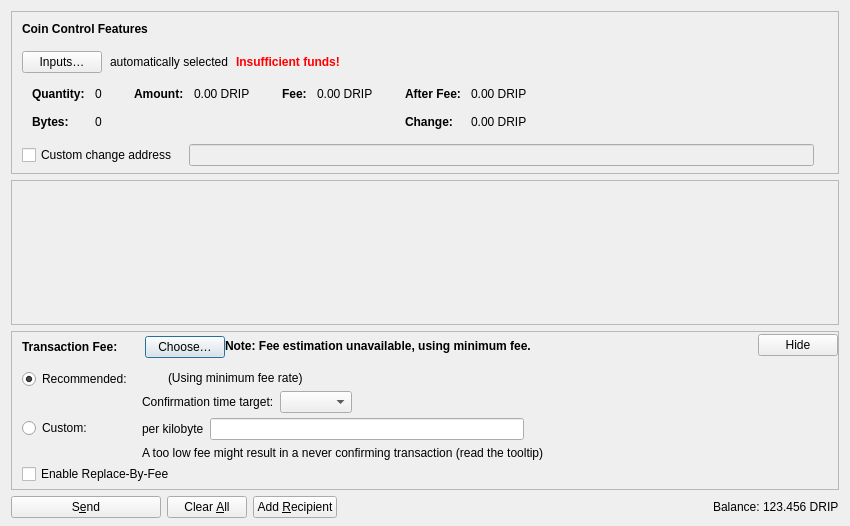
<?xml version="1.0" encoding="UTF-8"?>
<ui version="4.0">
 <class>SendCoinsDialog</class>
 <widget class="QDialog" name="SendCoinsDialog">
  <property name="geometry">
   <rect>
    <x>0</x>
    <y>0</y>
    <width>850</width>
    <height>526</height>
   </rect>
  </property>
  <property name="windowTitle">
   <string>Send Coins</string>
  </property>
  <layout class="QVBoxLayout" name="verticalLayout" stretch="0,1,0,0">
   <property name="bottomMargin">
    <number>8</number>
   </property>
   <item>
    <widget class="QFrame" name="frameCoinControl">
     <property name="sizePolicy">
      <sizepolicy hsizetype="Expanding" vsizetype="Expanding">
       <horstretch>0</horstretch>
       <verstretch>0</verstretch>
      </sizepolicy>
     </property>
     <property name="maximumSize">
      <size>
       <width>16777215</width>
       <height>16777215</height>
      </size>
     </property>
     <property name="frameShape">
      <enum>QFrame::StyledPanel</enum>
     </property>
     <property name="frameShadow">
      <enum>QFrame::Sunken</enum>
     </property>
     <layout class="QVBoxLayout" name="verticalLayoutCoinControl2">
      <property name="spacing">
       <number>0</number>
      </property>
      <property name="leftMargin">
       <number>0</number>
      </property>
      <property name="topMargin">
       <number>0</number>
      </property>
      <property name="rightMargin">
       <number>0</number>
      </property>
      <property name="bottomMargin">
       <number>6</number>
      </property>
      <item>
       <layout class="QVBoxLayout" name="verticalLayoutCoinControl" stretch="0,0,0,0,1">
        <property name="spacing">
         <number>0</number>
        </property>
        <property name="leftMargin">
         <number>10</number>
        </property>
        <property name="topMargin">
         <number>10</number>
        </property>
        <item>
         <layout class="QHBoxLayout" name="horizontalLayoutCoinControl1">
          <property name="bottomMargin">
           <number>15</number>
          </property>
          <item>
           <widget class="QLabel" name="labelCoinControlFeatures">
            <property name="sizePolicy">
             <sizepolicy hsizetype="Preferred" vsizetype="Maximum">
              <horstretch>0</horstretch>
              <verstretch>0</verstretch>
             </sizepolicy>
            </property>
            <property name="font">
             <font>
              <weight>75</weight>
              <bold>true</bold>
             </font>
            </property>
            <property name="styleSheet">
             <string notr="true">font-weight:bold;</string>
            </property>
            <property name="text">
             <string>Coin Control Features</string>
            </property>
           </widget>
          </item>
         </layout>
        </item>
        <item>
         <layout class="QHBoxLayout" name="horizontalLayoutCoinControl2" stretch="0,0,0,0">
          <property name="spacing">
           <number>8</number>
          </property>
          <property name="bottomMargin">
           <number>10</number>
          </property>
          <item>
           <widget class="QPushButton" name="pushButtonCoinControl">
            <property name="styleSheet">
             <string notr="true"/>
            </property>
            <property name="text">
             <string>Inputs…</string>
            </property>
            <property name="autoDefault">
             <bool>false</bool>
            </property>
           </widget>
          </item>
          <item>
           <widget class="QLabel" name="labelCoinControlAutomaticallySelected">
            <property name="text">
             <string>automatically selected</string>
            </property>
            <property name="margin">
             <number>5</number>
            </property>
           </widget>
          </item>
          <item>
           <widget class="QLabel" name="labelCoinControlInsuffFunds">
            <property name="font">
             <font>
              <weight>75</weight>
              <bold>true</bold>
             </font>
            </property>
            <property name="styleSheet">
             <string notr="true">color:red;font-weight:bold;</string>
            </property>
            <property name="text">
             <string>Insufficient funds!</string>
            </property>
            <property name="margin">
             <number>5</number>
            </property>
           </widget>
          </item>
          <item>
           <spacer name="horizontalSpacerCoinControl">
            <property name="orientation">
             <enum>Qt::Horizontal</enum>
            </property>
            <property name="sizeHint" stdset="0">
             <size>
              <width>40</width>
              <height>1</height>
             </size>
            </property>
           </spacer>
          </item>
         </layout>
        </item>
        <item>
         <widget class="QWidget" name="widgetCoinControl" native="true">
          <property name="sizePolicy">
           <sizepolicy hsizetype="Preferred" vsizetype="Preferred">
            <horstretch>0</horstretch>
            <verstretch>0</verstretch>
           </sizepolicy>
          </property>
          <property name="minimumSize">
           <size>
            <width>0</width>
            <height>0</height>
           </size>
          </property>
          <property name="styleSheet">
           <string notr="true"/>
          </property>
          <layout class="QHBoxLayout" name="horizontalLayoutCoinControl5">
           <property name="leftMargin">
            <number>0</number>
           </property>
           <property name="topMargin">
            <number>0</number>
           </property>
           <property name="rightMargin">
            <number>0</number>
           </property>
           <property name="bottomMargin">
            <number>0</number>
           </property>
           <item>
            <layout class="QHBoxLayout" name="horizontalLayoutCoinControl3" stretch="0,0,0,1">
             <property name="spacing">
              <number>20</number>
             </property>
             <property name="topMargin">
              <number>0</number>
             </property>
             <property name="bottomMargin">
              <number>10</number>
             </property>
             <item>
              <layout class="QFormLayout" name="formLayoutCoinControl1">
               <property name="labelAlignment">
                <set>Qt::AlignLeft|Qt::AlignVCenter</set>
               </property>
               <property name="horizontalSpacing">
                <number>10</number>
               </property>
               <property name="verticalSpacing">
                <number>14</number>
               </property>
               <property name="leftMargin">
                <number>10</number>
               </property>
               <property name="topMargin">
                <number>4</number>
               </property>
               <property name="rightMargin">
                <number>6</number>
               </property>
               <item row="0" column="0">
                <widget class="QLabel" name="labelCoinControlQuantityText">
                 <property name="font">
                  <font>
                   <weight>75</weight>
                   <bold>true</bold>
                  </font>
                 </property>
                 <property name="text">
                  <string>Quantity:</string>
                 </property>
                 <property name="margin">
                  <number>0</number>
                 </property>
                </widget>
               </item>
               <item row="0" column="1">
                <widget class="QLabel" name="labelCoinControlQuantity">
                 <property name="cursor">
                  <cursorShape>IBeamCursor</cursorShape>
                 </property>
                 <property name="contextMenuPolicy">
                  <enum>Qt::ActionsContextMenu</enum>
                 </property>
                 <property name="text">
                  <string notr="true">0</string>
                 </property>
                 <property name="margin">
                  <number>0</number>
                 </property>
                 <property name="textInteractionFlags">
                  <set>Qt::LinksAccessibleByMouse|Qt::TextSelectableByKeyboard|Qt::TextSelectableByMouse</set>
                 </property>
                </widget>
               </item>
               <item row="1" column="0">
                <widget class="QLabel" name="labelCoinControlBytesText">
                 <property name="font">
                  <font>
                   <weight>75</weight>
                   <bold>true</bold>
                  </font>
                 </property>
                 <property name="text">
                  <string>Bytes:</string>
                 </property>
                </widget>
               </item>
               <item row="1" column="1">
                <widget class="QLabel" name="labelCoinControlBytes">
                 <property name="cursor">
                  <cursorShape>IBeamCursor</cursorShape>
                 </property>
                 <property name="contextMenuPolicy">
                  <enum>Qt::ActionsContextMenu</enum>
                 </property>
                 <property name="text">
                  <string notr="true">0</string>
                 </property>
                 <property name="textInteractionFlags">
                  <set>Qt::LinksAccessibleByMouse|Qt::TextSelectableByKeyboard|Qt::TextSelectableByMouse</set>
                 </property>
                </widget>
               </item>
              </layout>
             </item>
             <item>
              <layout class="QFormLayout" name="formLayoutCoinControl2">
               <property name="horizontalSpacing">
                <number>10</number>
               </property>
               <property name="verticalSpacing">
                <number>14</number>
               </property>
               <property name="leftMargin">
                <number>6</number>
               </property>
               <property name="topMargin">
                <number>4</number>
               </property>
               <property name="rightMargin">
                <number>6</number>
               </property>
               <item row="0" column="0">
                <widget class="QLabel" name="labelCoinControlAmountText">
                 <property name="font">
                  <font>
                   <weight>75</weight>
                   <bold>true</bold>
                  </font>
                 </property>
                 <property name="text">
                  <string>Amount:</string>
                 </property>
                 <property name="margin">
                  <number>0</number>
                 </property>
                </widget>
               </item>
               <item row="0" column="1">
                <widget class="QLabel" name="labelCoinControlAmount">
                 <property name="cursor">
                  <cursorShape>IBeamCursor</cursorShape>
                 </property>
                 <property name="contextMenuPolicy">
                  <enum>Qt::ActionsContextMenu</enum>
                 </property>
                 <property name="text">
                  <string notr="true">0.00 DRIP</string>
                 </property>
                 <property name="textInteractionFlags">
                  <set>Qt::LinksAccessibleByMouse|Qt::TextSelectableByKeyboard|Qt::TextSelectableByMouse</set>
                 </property>
                </widget>
               </item>
              </layout>
             </item>
             <item>
              <layout class="QFormLayout" name="formLayoutCoinControl3">
               <property name="horizontalSpacing">
                <number>10</number>
               </property>
               <property name="verticalSpacing">
                <number>14</number>
               </property>
               <property name="leftMargin">
                <number>6</number>
               </property>
               <property name="topMargin">
                <number>4</number>
               </property>
               <property name="rightMargin">
                <number>6</number>
               </property>
               <item row="0" column="0">
                <widget class="QLabel" name="labelCoinControlFeeText">
                 <property name="font">
                  <font>
                   <weight>75</weight>
                   <bold>true</bold>
                  </font>
                 </property>
                 <property name="text">
                  <string>Fee:</string>
                 </property>
                 <property name="margin">
                  <number>0</number>
                 </property>
                </widget>
               </item>
               <item row="0" column="1">
                <widget class="QLabel" name="labelCoinControlFee">
                 <property name="cursor">
                  <cursorShape>IBeamCursor</cursorShape>
                 </property>
                 <property name="contextMenuPolicy">
                  <enum>Qt::ActionsContextMenu</enum>
                 </property>
                 <property name="text">
                  <string notr="true">0.00 DRIP</string>
                 </property>
                 <property name="textInteractionFlags">
                  <set>Qt::LinksAccessibleByMouse|Qt::TextSelectableByKeyboard|Qt::TextSelectableByMouse</set>
                 </property>
                </widget>
               </item>
              </layout>
             </item>
             <item>
              <layout class="QFormLayout" name="formLayoutCoinControl4">
               <property name="labelAlignment">
                <set>Qt::AlignLeft|Qt::AlignVCenter</set>
               </property>
               <property name="horizontalSpacing">
                <number>10</number>
               </property>
               <property name="verticalSpacing">
                <number>14</number>
               </property>
               <property name="leftMargin">
                <number>6</number>
               </property>
               <property name="topMargin">
                <number>4</number>
               </property>
               <property name="rightMargin">
                <number>6</number>
               </property>
               <item row="0" column="0">
                <widget class="QLabel" name="labelCoinControlAfterFeeText">
                 <property name="font">
                  <font>
                   <weight>75</weight>
                   <bold>true</bold>
                  </font>
                 </property>
                 <property name="text">
                  <string>After Fee:</string>
                 </property>
                 <property name="margin">
                  <number>0</number>
                 </property>
                </widget>
               </item>
               <item row="0" column="1">
                <widget class="QLabel" name="labelCoinControlAfterFee">
                 <property name="cursor">
                  <cursorShape>IBeamCursor</cursorShape>
                 </property>
                 <property name="contextMenuPolicy">
                  <enum>Qt::ActionsContextMenu</enum>
                 </property>
                 <property name="text">
                  <string notr="true">0.00 DRIP</string>
                 </property>
                 <property name="textInteractionFlags">
                  <set>Qt::LinksAccessibleByMouse|Qt::TextSelectableByKeyboard|Qt::TextSelectableByMouse</set>
                 </property>
                </widget>
               </item>
               <item row="1" column="0">
                <widget class="QLabel" name="labelCoinControlChangeText">
                 <property name="font">
                  <font>
                   <weight>75</weight>
                   <bold>true</bold>
                  </font>
                 </property>
                 <property name="text">
                  <string>Change:</string>
                 </property>
                </widget>
               </item>
               <item row="1" column="1">
                <widget class="QLabel" name="labelCoinControlChange">
                 <property name="cursor">
                  <cursorShape>IBeamCursor</cursorShape>
                 </property>
                 <property name="contextMenuPolicy">
                  <enum>Qt::ActionsContextMenu</enum>
                 </property>
                 <property name="text">
                  <string notr="true">0.00 DRIP</string>
                 </property>
                 <property name="textInteractionFlags">
                  <set>Qt::LinksAccessibleByMouse|Qt::TextSelectableByKeyboard|Qt::TextSelectableByMouse</set>
                 </property>
                </widget>
               </item>
              </layout>
             </item>
            </layout>
           </item>
          </layout>
         </widget>
        </item>
        <item>
         <layout class="QHBoxLayout" name="horizontalLayoutCoinControl4" stretch="0,0,0">
          <property name="spacing">
           <number>12</number>
          </property>
          <property name="sizeConstraint">
           <enum>QLayout::SetDefaultConstraint</enum>
          </property>
          <property name="topMargin">
           <number>5</number>
          </property>
          <property name="rightMargin">
           <number>5</number>
          </property>
          <item>
           <widget class="QCheckBox" name="checkBoxCoinControlChange">
            <property name="toolTip">
             <string>If this is activated, but the change address is empty or invalid, change will be sent to a newly generated address.</string>
            </property>
            <property name="text">
             <string>Custom change address</string>
            </property>
           </widget>
          </item>
          <item>
           <widget class="QValidatedLineEdit" name="lineEditCoinControlChange">
            <property name="enabled">
             <bool>false</bool>
            </property>
            <property name="sizePolicy">
             <sizepolicy hsizetype="Expanding" vsizetype="Fixed">
              <horstretch>0</horstretch>
              <verstretch>0</verstretch>
             </sizepolicy>
            </property>
           </widget>
          </item>
          <item>
           <widget class="QLabel" name="labelCoinControlChangeLabel">
            <property name="sizePolicy">
             <sizepolicy hsizetype="Preferred" vsizetype="Expanding">
              <horstretch>0</horstretch>
              <verstretch>0</verstretch>
             </sizepolicy>
            </property>
            <property name="minimumSize">
             <size>
              <width>0</width>
              <height>0</height>
             </size>
            </property>
            <property name="text">
             <string/>
            </property>
            <property name="margin">
             <number>3</number>
            </property>
           </widget>
          </item>
         </layout>
        </item>
        <item>
         <spacer name="verticalSpacerCoinControl">
          <property name="orientation">
           <enum>Qt::Vertical</enum>
          </property>
          <property name="sizeHint" stdset="0">
           <size>
            <width>800</width>
            <height>1</height>
           </size>
          </property>
         </spacer>
        </item>
       </layout>
      </item>
     </layout>
    </widget>
   </item>
   <item>
    <widget class="QScrollArea" name="scrollArea">
     <property name="widgetResizable">
      <bool>true</bool>
     </property>
     <widget class="QWidget" name="scrollAreaWidgetContents">
      <property name="geometry">
       <rect>
        <x>0</x>
        <y>0</y>
        <width>830</width>
        <height>104</height>
       </rect>
      </property>
      <layout class="QVBoxLayout" name="verticalLayout_2" stretch="0,1">
       <property name="leftMargin">
        <number>0</number>
       </property>
       <property name="topMargin">
        <number>0</number>
       </property>
       <property name="rightMargin">
        <number>0</number>
       </property>
       <property name="bottomMargin">
        <number>0</number>
       </property>
       <item>
        <layout class="QVBoxLayout" name="entries">
         <property name="spacing">
          <number>6</number>
         </property>
        </layout>
       </item>
       <item>
        <spacer name="verticalSpacer">
         <property name="orientation">
          <enum>Qt::Vertical</enum>
         </property>
         <property name="sizeHint" stdset="0">
          <size>
           <width>20</width>
           <height>40</height>
          </size>
         </property>
        </spacer>
       </item>
      </layout>
     </widget>
    </widget>
   </item>
   <item>
    <widget class="QFrame" name="frameFee">
     <property name="sizePolicy">
      <sizepolicy hsizetype="Expanding" vsizetype="Expanding">
       <horstretch>0</horstretch>
       <verstretch>0</verstretch>
      </sizepolicy>
     </property>
     <property name="maximumSize">
      <size>
       <width>16777215</width>
       <height>16777215</height>
      </size>
     </property>
     <property name="frameShape">
      <enum>QFrame::StyledPanel</enum>
     </property>
     <property name="frameShadow">
      <enum>QFrame::Sunken</enum>
     </property>
     <layout class="QVBoxLayout" name="verticalLayoutFee1">
      <property name="spacing">
       <number>0</number>
      </property>
      <property name="leftMargin">
       <number>0</number>
      </property>
      <property name="topMargin">
       <number>0</number>
      </property>
      <property name="rightMargin">
       <number>0</number>
      </property>
      <property name="bottomMargin">
       <number>0</number>
      </property>
      <item>
       <layout class="QVBoxLayout" name="verticalLayoutFee2" stretch="0,0,0">
        <property name="spacing">
         <number>0</number>
        </property>
        <property name="leftMargin">
         <number>10</number>
        </property>
        <property name="topMargin">
         <number>0</number>
        </property>
        <item>
         <layout class="QHBoxLayout" name="horizontalLayoutFee1">
          <property name="bottomMargin">
           <number>0</number>
          </property>
          <item>
           <layout class="QVBoxLayout" name="verticalLayoutFee7">
            <property name="spacing">
             <number>0</number>
            </property>
            <item>
             <spacer name="verticalSpacerSmartFee">
              <property name="orientation">
               <enum>Qt::Vertical</enum>
              </property>
              <property name="sizeType">
               <enum>QSizePolicy::Fixed</enum>
              </property>
              <property name="sizeHint" stdset="0">
               <size>
                <width>1</width>
                <height>4</height>
               </size>
              </property>
             </spacer>
            </item>
            <item>
             <layout class="QHBoxLayout" name="horizontalLayoutSmartFee">
              <property name="spacing">
               <number>10</number>
              </property>
              <item>
               <widget class="QLabel" name="labelFeeHeadline">
                <property name="sizePolicy">
                 <sizepolicy hsizetype="Preferred" vsizetype="Maximum">
                  <horstretch>0</horstretch>
                  <verstretch>0</verstretch>
                 </sizepolicy>
                </property>
                <property name="font">
                 <font>
                  <weight>75</weight>
                  <bold>true</bold>
                 </font>
                </property>
                <property name="styleSheet">
                 <string notr="true">font-weight:bold;</string>
                </property>
                <property name="text">
                 <string>Transaction Fee:</string>
                </property>
               </widget>
              </item>
              <item>
               <widget class="QLabel" name="labelFeeMinimized">
                <property name="text">
                 <string/>
                </property>
               </widget>
              </item>
              <item>
               <widget class="QPushButton" name="buttonChooseFee">
                <property name="text">
                 <string>Choose…</string>
                </property>
               </widget>
              </item>
             </layout>
            </item>
            <item>
             <spacer name="verticalSpacer_5">
              <property name="orientation">
               <enum>Qt::Vertical</enum>
              </property>
              <property name="sizeHint" stdset="0">
               <size>
                <width>1</width>
                <height>1</height>
               </size>
              </property>
             </spacer>
            </item>
           </layout>
          </item>
          <item>
           <widget class="QLabel" name="fallbackFeeWarningLabel">
            <property name="toolTip">
             <string>Fee estimation requires transaction history data. You can set a custom fee or wait until the wallet has synced more blocks.</string>
            </property>
            <property name="font">
            <font>
                <weight>75</weight>
                <bold>true</bold>
            </font>
            </property>
            <property name="text">
             <string>Note: Fee estimation unavailable, using minimum fee.</string>
            </property>
            <property name="wordWrap">
             <bool>false</bool>
            </property>
           </widget>
          </item>
          <item>
           <spacer name="horizontalSpacer_4">
            <property name="orientation">
             <enum>Qt::Horizontal</enum>
            </property>
            <property name="sizeType">
             <enum>QSizePolicy::MinimumExpanding</enum>
            </property>
            <property name="sizeHint" stdset="0">
             <size>
              <width>40</width>
              <height>20</height>
             </size>
            </property>
           </spacer>
          </item>
          <item>
           <widget class="QPushButton" name="buttonMinimizeFee">
            <property name="toolTip">
             <string>Hide transaction fee settings</string>
            </property>
            <property name="text">
             <string>Hide</string>
            </property>
           </widget>
          </item>
         </layout>
        </item>
        <item>
         <widget class="QFrame" name="frameFeeSelection">
          <layout class="QVBoxLayout" name="verticalLayoutFee12">
           <property name="spacing">
            <number>0</number>
           </property>
           <property name="leftMargin">
            <number>0</number>
           </property>
           <property name="topMargin">
            <number>0</number>
           </property>
           <property name="rightMargin">
            <number>0</number>
           </property>
           <property name="bottomMargin">
            <number>0</number>
           </property>
           <item>
            <layout class="QGridLayout" name="gridLayoutFee">
             <property name="topMargin">
              <number>10</number>
             </property>
             <property name="bottomMargin">
              <number>4</number>
             </property>
             <property name="horizontalSpacing">
              <number>10</number>
             </property>
             <property name="verticalSpacing">
              <number>4</number>
             </property>
             <item row="1" column="1">
              <layout class="QVBoxLayout" name="verticalLayoutFee8">
               <property name="spacing">
                <number>6</number>
               </property>
               <item>
                <layout class="QHBoxLayout" name="horizontalLayoutFee13">
                 <item>
                  <widget class="QLabel" name="labelCustomPerKilobyte">
                   <property name="toolTip">
                    <string>Specify a custom fee per kB (1,000 bytes) of the transaction's virtual size.

Note:  Since the fee is calculated on a per-byte basis, a fee rate of "100 drops per kvB" for a transaction size of 500 virtual bytes (half of 1 kvB) would ultimately yield a fee of only 50 drops.</string>
                   </property>
                   <property name="text">
                    <string>per kilobyte</string>
                   </property>
                  </widget>
                 </item>
                 <item>
                  <widget class="BitcoinAmountField" name="customFee"/>
                 </item>
                 <item>
                  <spacer name="horizontalSpacer_6">
                   <property name="orientation">
                    <enum>Qt::Horizontal</enum>
                   </property>
                   <property name="sizeHint" stdset="0">
                    <size>
                     <width>1</width>
                     <height>1</height>
                    </size>
                   </property>
                  </spacer>
                 </item>
                </layout>
               </item>
               <item>
                <layout class="QHBoxLayout" name="horizontalLayoutFee8">
                 <item>
                  <widget class="QLabel" name="labelCustomFeeWarning">
                   <property name="enabled">
                    <bool>true</bool>
                   </property>
                   <property name="toolTip">
                    <string>When there is less transaction volume than space in the blocks, miners as well as relaying nodes may enforce a minimum fee. Paying only this minimum fee is just fine, but be aware that this can result in a never confirming transaction once there is more demand for drip transactions than the network can process.</string>
                   </property>
                   <property name="text">
                    <string>A too low fee might result in a never confirming transaction (read the tooltip)</string>
                   </property>
                  </widget>
                 </item>
                 <item>
                  <spacer name="horizontalSpacer_2">
                   <property name="orientation">
                    <enum>Qt::Horizontal</enum>
                   </property>
                   <property name="sizeHint" stdset="0">
                    <size>
                     <width>1</width>
                     <height>1</height>
                    </size>
                   </property>
                  </spacer>
                 </item>
                </layout>
               </item>
              </layout>
             </item>
             <item row="0" column="0">
              <layout class="QVBoxLayout" name="verticalLayoutFee4" stretch="0,1">
               <item>
                <widget class="QRadioButton" name="radioSmartFee">
                 <property name="text">
                  <string>Recommended:</string>
                 </property>
                 <property name="checked">
                  <bool>true</bool>
                 </property>
                 <attribute name="buttonGroup">
                  <string notr="true">groupFee</string>
                 </attribute>
                </widget>
               </item>
               <item>
                <spacer name="verticalSpacer_2">
                 <property name="orientation">
                  <enum>Qt::Vertical</enum>
                 </property>
                 <property name="sizeHint" stdset="0">
                  <size>
                   <width>1</width>
                   <height>1</height>
                  </size>
                 </property>
                </spacer>
               </item>
              </layout>
             </item>
             <item row="1" column="0">
              <layout class="QVBoxLayout" name="verticalLayoutFee9" stretch="0,1">
               <item>
                <widget class="QRadioButton" name="radioCustomFee">
                 <property name="text">
                  <string>Custom:</string>
                 </property>
                 <attribute name="buttonGroup">
                  <string notr="true">groupFee</string>
                 </attribute>
                </widget>
               </item>
               <item>
                <spacer name="verticalSpacer_6">
                 <property name="orientation">
                  <enum>Qt::Vertical</enum>
                 </property>
                 <property name="sizeHint" stdset="0">
                  <size>
                   <width>1</width>
                   <height>1</height>
                  </size>
                 </property>
                </spacer>
               </item>
              </layout>
             </item>
             <item row="0" column="1">
              <layout class="QVBoxLayout" name="verticalLayoutFee3" stretch="0,0,1">
               <property name="spacing">
                <number>6</number>
               </property>
               <property name="topMargin">
                <number>2</number>
               </property>
               <item>
                <layout class="QHBoxLayout" name="horizontalLayoutFee12">
                 <item>
                  <widget class="QLabel" name="labelSmartFee">
                   <property name="text">
                    <string/>
                   </property>
                  </widget>
                 </item>
                 <item>
                  <widget class="QLabel" name="labelFeeEstimation">
                   <property name="text">
                    <string/>
                   </property>
                  </widget>
                 </item>
                 <item>
                  <widget class="QLabel" name="labelSmartFee2">
                   <property name="text">
                    <string>(Using minimum fee rate)</string>
                   </property>
                  </widget>
                 </item>
                 <item>
                  <spacer name="horizontalSpacer_5">
                   <property name="orientation">
                    <enum>Qt::Horizontal</enum>
                   </property>
                   <property name="sizeHint" stdset="0">
                    <size>
                     <width>1</width>
                     <height>1</height>
                    </size>
                   </property>
                  </spacer>
                 </item>
                </layout>
               </item>
               <item>
                <layout class="QHBoxLayout" name="horizontalLayoutFee9">
                 <item>
                  <layout class="QVBoxLayout" name="verticalLayoutFee6">
                   <item>
                    <widget class="QLabel" name="labelSmartFee3">
                     <property name="text">
                      <string>Confirmation time target:</string>
                     </property>
                    </widget>
                   </item>
                  </layout>
                 </item>
                 <item>
                  <layout class="QVBoxLayout" name="verticalLayoutFee5">
                   <property name="rightMargin">
                    <number>30</number>
                   </property>
                   <item>
                    <layout class="QHBoxLayout" name="horizontalLayoutConfTarget">
                     <property name="bottomMargin">
                      <number>0</number>
                     </property>
                     <item>
                      <widget class="QComboBox" name="confTargetSelector"/>
                     </item>
                     <item>
                      <spacer name="horizontalSpacerConfTarget">
                       <property name="orientation">
                        <enum>Qt::Horizontal</enum>
                       </property>
                       <property name="sizeHint" stdset="0">
                        <size>
                         <width>40</width>
                         <height>20</height>
                        </size>
                       </property>
                      </spacer>
                     </item>
                    </layout>
                   </item>
                  </layout>
                 </item>
                </layout>
               </item>
               <item>
                <spacer name="verticalSpacer_4">
                 <property name="orientation">
                  <enum>Qt::Vertical</enum>
                 </property>
                 <property name="sizeHint" stdset="0">
                  <size>
                   <width>1</width>
                   <height>1</height>
                  </size>
                 </property>
                </spacer>
               </item>
              </layout>
             </item>
            </layout>
           </item>
           <item>
            <widget class="QCheckBox" name="optInRBF">
             <property name="text">
              <string>Enable Replace-By-Fee</string>
             </property>
             <property name="toolTip">
              <string>With Replace-By-Fee (BIP-125) you can increase a transaction's fee after it is sent. Without this, a higher fee may be recommended to compensate for increased transaction delay risk.</string>
             </property>
            </widget>
           </item>
          </layout>
         </widget>
        </item>
        <item>
         <spacer name="verticalSpacerFee">
          <property name="orientation">
           <enum>Qt::Vertical</enum>
          </property>
          <property name="sizeHint" stdset="0">
           <size>
            <width>40</width>
            <height>5</height>
           </size>
          </property>
         </spacer>
        </item>
       </layout>
      </item>
     </layout>
    </widget>
   </item>
   <item>
    <layout class="QHBoxLayout" name="horizontalLayout">
     <item>
      <widget class="QPushButton" name="sendButton">
       <property name="minimumSize">
        <size>
         <width>150</width>
         <height>0</height>
        </size>
       </property>
       <property name="toolTip">
        <string>Confirm the send action</string>
       </property>
       <property name="text">
        <string>S&amp;end</string>
       </property>
       <property name="icon">
        <iconset resource="../bitcoin.qrc">
         <normaloff>:/icons/send</normaloff>:/icons/send</iconset>
       </property>
       <property name="autoDefault">
        <bool>false</bool>
       </property>
       <property name="default">
        <bool>false</bool>
       </property>
      </widget>
     </item>
     <item>
      <widget class="QPushButton" name="clearButton">
       <property name="sizePolicy">
        <sizepolicy hsizetype="Minimum" vsizetype="Fixed">
         <horstretch>0</horstretch>
         <verstretch>0</verstretch>
        </sizepolicy>
       </property>
       <property name="toolTip">
        <string>Clear all fields of the form.</string>
       </property>
       <property name="text">
        <string>Clear &amp;All</string>
       </property>
       <property name="icon">
        <iconset resource="../bitcoin.qrc">
         <normaloff>:/icons/remove</normaloff>:/icons/remove</iconset>
       </property>
       <property name="autoDefault">
        <bool>false</bool>
       </property>
      </widget>
     </item>
     <item>
      <widget class="QPushButton" name="addButton">
       <property name="toolTip">
        <string>Send to multiple recipients at once</string>
       </property>
       <property name="text">
        <string>Add &amp;Recipient</string>
       </property>
       <property name="icon">
        <iconset resource="../bitcoin.qrc">
         <normaloff>:/icons/add</normaloff>:/icons/add</iconset>
       </property>
       <property name="autoDefault">
        <bool>false</bool>
       </property>
      </widget>
     </item>
     <item>
      <spacer name="horizontalSpacer">
       <property name="orientation">
        <enum>Qt::Horizontal</enum>
       </property>
       <property name="sizeHint" stdset="0">
        <size>
         <width>40</width>
         <height>20</height>
        </size>
       </property>
      </spacer>
     </item>
     <item>
      <layout class="QHBoxLayout" name="horizontalLayout_2">
       <property name="spacing">
        <number>3</number>
       </property>
       <item>
        <widget class="QLabel" name="labelBalanceName">
         <property name="sizePolicy">
          <sizepolicy hsizetype="Preferred" vsizetype="Fixed">
           <horstretch>0</horstretch>
           <verstretch>0</verstretch>
          </sizepolicy>
         </property>
         <property name="text">
          <string>Balance:</string>
         </property>
        </widget>
       </item>
       <item>
        <widget class="QLabel" name="labelBalance">
         <property name="sizePolicy">
          <sizepolicy hsizetype="Preferred" vsizetype="Fixed">
           <horstretch>0</horstretch>
           <verstretch>0</verstretch>
          </sizepolicy>
         </property>
         <property name="cursor">
          <cursorShape>IBeamCursor</cursorShape>
         </property>
         <property name="text">
          <string notr="true">123.456 DRIP</string>
         </property>
         <property name="textInteractionFlags">
          <set>Qt::LinksAccessibleByMouse|Qt::TextSelectableByKeyboard|Qt::TextSelectableByMouse</set>
         </property>
        </widget>
       </item>
      </layout>
     </item>
    </layout>
   </item>
  </layout>
 </widget>
 <customwidgets>
  <customwidget>
   <class>QValidatedLineEdit</class>
   <extends>QLineEdit</extends>
   <header>qt/qvalidatedlineedit.h</header>
  </customwidget>
  <customwidget>
   <class>BitcoinAmountField</class>
   <extends>QLineEdit</extends>
   <header>qt/bitcoinamountfield.h</header>
   <container>1</container>
  </customwidget>
 </customwidgets>
 <resources>
  <include location="../bitcoin.qrc"/>
 </resources>
 <connections/>
 <buttongroups>
  <buttongroup name="groupFee"/>
 </buttongroups>
</ui>
